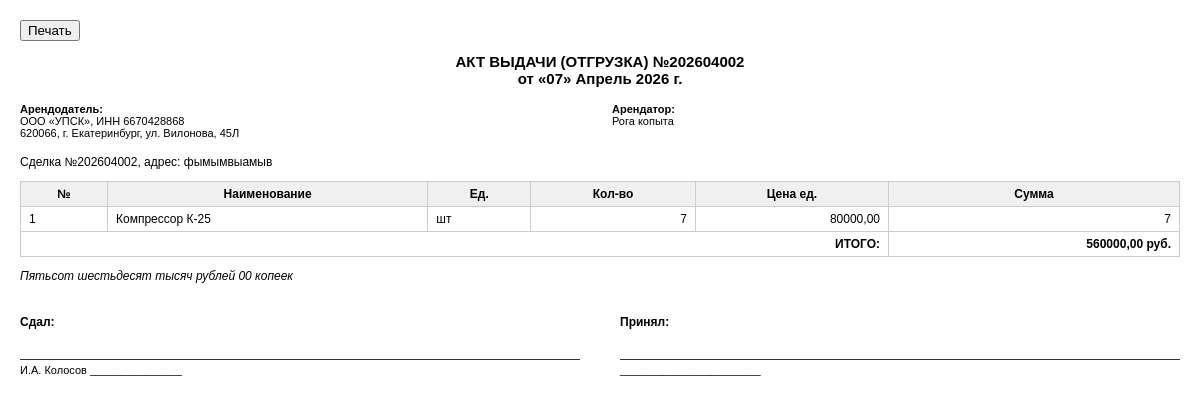
The app's page /billing/shipping/1/print/ with its own data.
### billing/models.py (models this page shows, shortened)
class ShippingDocument(models.Model):
    DOC_TYPE_CHOICES = [
        ('issue', 'Акт выдачи (отгрузка)'),
        ('return', 'Акт возврата'),
        ('partial_return', 'Акт частичного возврата'),
    ]
    deal = models.ForeignKey('deals.Deal', on_delete=models.CASCADE,
                             related_name='shipping_docs', verbose_name='Сделка')
    number = models.CharField('Номер', max_length=50)
    date = models.DateField('Дата')
    doc_type = models.CharField('Тип документа', max_length=20, choices=DOC_TYPE_CHOICES)
    notes = models.TextField('Примечания', blank=True)
    created_at = models.DateTimeField('Создан', auto_now_add=True)
    class Meta:
        verbose_name = 'Документ отгрузки'
        verbose_name_plural = 'Документы отгрузки'
        ordering = ['-date']

class ShippingDocumentItem(models.Model):
    document = models.ForeignKey(ShippingDocument, on_delete=models.CASCADE,
                                 related_name='items', verbose_name='Документ')
    equipment_type = models.ForeignKey('equipment.EquipmentType', on_delete=models.PROTECT,
                                       verbose_name='Тип оборудования')
    quantity = models.IntegerField('Количество')
    unit_price = models.DecimalField('Цена за ед.', max_digits=10, decimal_places=2, default=0)
    class Meta:
        verbose_name = 'Позиция документа'
        verbose_name_plural = 'Позиции документа'

### documents/models.py (models this page shows, shortened)
class OurLegalEntity(models.Model):
    ENTITY_TYPE_CHOICES = [
        ('individual', 'Физическое лицо / ИП'),
        ('company', 'Юридическое лицо'),
    ]
    entity_type = models.CharField('Тип', max_length=20, choices=ENTITY_TYPE_CHOICES, default='company')
    name = models.CharField('Краткое наименование / ФИО', max_length=255)
    is_default = models.BooleanField('Использовать по умолчанию', default=False)
    phone = models.CharField('Телефон', max_length=50, blank=True)
    email = models.EmailField('Email', blank=True)
    address = models.TextField('Почтовый адрес', blank=True)
    city = models.CharField('Город', max_length=100, default='Екатеринбург', blank=True)
    notes = models.TextField('Примечания', blank=True)
    passport_series = models.CharField('Серия паспорта', max_length=10, blank=True)
    passport_number = models.CharField('Номер паспорта', max_length=20, blank=True)
    passport_issued_by = models.CharField('Кем выдан', max_length=255, blank=True)
    passport_issued_date = models.DateField('Дата выдачи паспорта', null=True, blank=True)
    birth_date = models.DateField('Дата рождения', null=True, blank=True)
    registration_address = models.TextField('Адрес регистрации', blank=True)
    company_full_name = models.CharField('Полное наименование', max_length=500, blank=True)
    inn = models.CharField('ИНН', max_length=20, blank=True)
    kpp = models.CharField('КПП', max_length=20, blank=True)
    ogrn = models.CharField('ОГРН / ОГРНИП', max_length=20, blank=True)
    director = models.CharField('Подписант (ФИО полностью)', max_length=255, blank=True)
    director_short = models.CharField('Подписант (И.О. Фамилия)', max_length=100, blank=True)
    director_title = models.CharField('Должность подписанта', max_length=100, default='Директор', blank=True)
    legal_address = models.TextField('Юридический адрес', blank=True)
    bank_name = models.CharField('Банк', max_length=255, blank=True)
    bank_account = models.CharField('Расчётный счёт', max_length=30, blank=True)
    bank_bik = models.CharField('БИК', max_length=20, blank=True)
    bank_corr_account = models.CharField('Корр. счёт', max_length=30, blank=True)
    created_at = models.DateTimeField('Создано', auto_now_add=True)
    updated_at = models.DateTimeField('Обновлено', auto_now=True)
    class Meta:
        verbose_name = 'Наше юр. лицо / ИП'
        verbose_name_plural = 'Наши юр. лица и ИП'
        ordering = ['-is_default', 'name']

### deals/models.py (models this page shows, shortened)
class Deal(models.Model):
    number = models.CharField('Номер сделки', max_length=50, unique=True)
    client = models.ForeignKey('clients.Client', on_delete=models.PROTECT,
                               related_name='deals', verbose_name='Клиент')
    our_entity = models.ForeignKey(
        'documents.OurLegalEntity',
        on_delete=models.PROTECT,
        related_name='deals',
        verbose_name='Наша организация',
        null=True,
        blank=True,
    )
    status = models.CharField('Статус', max_length=30, choices=DEAL_STATUS_CHOICES, default='new')
    created_at = models.DateTimeField('Создана', auto_now_add=True)
    updated_at = models.DateTimeField('Обновлена', auto_now=True)
    start_date = models.DateField('Дата начала аренды', null=True, blank=True)
    end_date = models.DateField('Дата окончания аренды', null=True, blank=True)
    actual_return_date = models.DateField('Фактический возврат', null=True, blank=True)
    city = models.CharField('Город', max_length=50, choices=CITY_CHOICES, default='Екатеринбург')
    delivery_address = models.TextField('Адрес доставки', blank=True)
    delivery_cost = models.DecimalField('Стоимость доставки (1 рейс)', max_digits=10, decimal_places=2, default=0)
    vat_mode = models.CharField('НДС', max_length=20, choices=VAT_CHOICES, default='no_vat')
    deposit_pct = models.DecimalField('Залог %', max_digits=5, decimal_places=2, default=10)
    total_area = models.DecimalField('Площадь (м²)', max_digits=10, decimal_places=2, default=0)
    rental_days = models.IntegerField('Срок аренды (дней)', default=30)
    daily_cost = models.DecimalField('Суточная стоимость', max_digits=10, decimal_places=2, default=0)
    total_rental = models.DecimalField('Итого аренда', max_digits=12, decimal_places=2, default=0)
    market_value = models.DecimalField('Рыночная стоимость оборудования', max_digits=12, decimal_places=2, default=0)
    deposit_amount = models.DecimalField('Сумма залога', max_digits=12, decimal_places=2, default=0)
    grand_total = models.DecimalField('Итого к оплате', max_digits=12, decimal_places=2, default=0)
    notes = models.TextField('Примечания', blank=True)
    contract_number = models.CharField('Номер договора', max_length=100, blank=True)
    contract_date = models.DateField('Дата договора', null=True, blank=True)
    class Meta:
        verbose_name = 'Сделка'
        verbose_name_plural = 'Сделки'
        ordering = ['-created_at']

### clients/models.py (models this page shows, shortened)
class Client(models.Model):
    CLIENT_TYPE_CHOICES = [
        ('individual', 'Физическое лицо'),
        ('company', 'Юридическое лицо'),
    ]
    client_type = models.CharField('Тип клиента', max_length=20, choices=CLIENT_TYPE_CHOICES, default='individual')
    name = models.CharField('Имя / Наименование', max_length=255)
    phone = models.CharField('Телефон', max_length=50, blank=True)
    email = models.EmailField('Email', blank=True)
    address = models.TextField('Адрес', blank=True)
    city = models.CharField('Город', max_length=100, default='Екатеринбург')
    notes = models.TextField('Примечания', blank=True)
    created_at = models.DateTimeField('Создан', auto_now_add=True)
    updated_at = models.DateTimeField('Обновлён', auto_now=True)
    passport_series = models.CharField('Серия паспорта', max_length=10, blank=True)
    passport_number = models.CharField('Номер паспорта', max_length=20, blank=True)
    passport_issued_by = models.CharField('Кем выдан', max_length=255, blank=True)
    passport_issued_date = models.DateField('Дата выдачи', null=True, blank=True)
    birth_date = models.DateField('Дата рождения', null=True, blank=True)
    registration_address = models.TextField('Адрес регистрации', blank=True)
    company_full_name = models.CharField('Полное наименование', max_length=500, blank=True)
    inn = models.CharField('ИНН', max_length=20, blank=True)
    kpp = models.CharField('КПП', max_length=20, blank=True)
    ogrn = models.CharField('ОГРН', max_length=20, blank=True)
    director = models.CharField('Руководитель (ФИО)', max_length=255, blank=True)
    director_short = models.CharField('Руководитель (И.О. Фамилия)', max_length=100, blank=True)
    director_title = models.CharField('Должность руководителя', max_length=100, default='Директор', blank=True)
    legal_address = models.TextField('Юридический адрес', blank=True)
    bank_name = models.CharField('Банк', max_length=255, blank=True)
    bank_account = models.CharField('Расчётный счёт', max_length=30, blank=True)
    bank_bik = models.CharField('БИК', max_length=20, blank=True)
    bank_corr_account = models.CharField('Корр. счёт', max_length=30, blank=True)
    class Meta:
        verbose_name = 'Клиент'
        verbose_name_plural = 'Клиенты'
        ordering = ['-created_at']

### equipment/models.py (models this page shows, shortened)
class EquipmentType(models.Model):
    code = models.CharField('Код', max_length=50, unique=True)
    name = models.CharField('Наименование', max_length=200)
    category = models.ForeignKey(
        'pricing.EquipmentCategory', on_delete=models.SET_NULL,
        null=True, blank=True, related_name='equipment_types',
        verbose_name='Категория',
    )
    unit = models.CharField('Ед. изм.', max_length=20, default='шт')
    base_price = models.DecimalField(
        'Рыночная стоимость ед.', max_digits=10, decimal_places=2, default=0,
    )
    price_coefficient = models.DecimalField(
        'Коэффициент цены', max_digits=5, decimal_places=2, default=1.0,
    )
    daily_rental_rate = models.DecimalField(
        'Суточная ставка аренды (руб.)', max_digits=10, decimal_places=2, default=0,
    )
    weight_per_unit = models.DecimalField('Вес ед. (кг)', max_digits=8, decimal_places=3, default=0)
    volume_per_unit = models.DecimalField('Объём ед. (м3)', max_digits=8, decimal_places=4, default=0)
    is_active = models.BooleanField('Активно', default=True)
    class Meta:
        verbose_name = 'Тип оборудования'
        verbose_name_plural = 'Типы оборудования'
        ordering = ['name']

### billing/views.py (the view)
# urls.py: path('shipping/<int:pk>/print/', views.shipping_doc_print, name='shipping_doc_print'),
def shipping_doc_print(request, pk):
    doc = get_object_or_404(ShippingDocument, pk=pk)
    company = _company_from_deal(doc.deal)
    total_value = sum(i.quantity * float(i.unit_price) for i in doc.items.all())
    context = {
        'doc': doc, 'company': company,
        'total_value': total_value,
        'amount_words': num_to_words_ru(total_value),
    }
    custom_html, template_obj, render_error = _render_custom_document_template('act', context)
    debug_mode = request.GET.get('debug_template') == '1'
    if custom_html:
        response = HttpResponse(custom_html)
        response['X-Document-Template-Source'] = f'custom:{template_obj.slug}'
        return response
    if debug_mode and render_error:
        messages.warning(request, f'Ошибка рендера шаблона акта "{template_obj.name}": {render_error}')
    response = render(request, 'billing/shipping_doc_print.html', context)
    response['X-Document-Template-Source'] = 'builtin:billing/shipping_doc_print.html'
    return response

### billing/views.py (called while the page is built)
def _render_custom_document_template(document_type, context_dict):
    template_obj = ContractTemplate.objects.filter(
        document_type=document_type,
        is_active=True,
    ).order_by('-updated_at').first()
    if not template_obj:
        return None, None, None
    try:
        rendered_html = Template(template_obj.body).render(Context(context_dict))
        return rendered_html, template_obj, None
    except Exception as exc:
        return None, template_obj, str(exc)

def _company_from_deal(deal):
    entity = getattr(deal, 'our_entity', None) or OurLegalEntity.objects.filter(is_default=True).first()
    return {
        'name': entity.name if entity else '',
        'full_name': entity.company_full_name if entity and entity.company_full_name else (entity.name if entity else ''),
        'inn': entity.inn if entity else '',
        'kpp': entity.kpp if entity else '',
        'ogrn': entity.ogrn if entity else '',
        'address': (entity.legal_address or entity.address) if entity else '',
        'director': entity.director if entity else '',
        'director_short': entity.director_short if entity else '',
        'bank': entity.bank_name if entity else '',
        'account': entity.bank_account if entity else '',
        'bik': entity.bank_bik if entity else '',
        'corr_account': entity.bank_corr_account if entity else '',
    }

### templates/billing/shipping_doc_print.html (shortened to what this page needs)
<!DOCTYPE html>
<html lang="ru">
<head>
</head>
<body>
<button onclick="window.print()">Печать</button>
<h2>{{ doc.get_doc_type_display|upper }} №{{ doc.number }}<br>от {{ doc.date|date:"«d» F Y г." }}</h2>
<div class="parties">
  <div class="party"><strong>Арендодатель:</strong><br>{{ company.name }}, ИНН {{ company.inn }}<br>{{ company.address }}</div>
  <div class="party"><strong>Арендатор:</strong><br>{{ doc.deal.client.name }}<br>{{ doc.deal.client.address }}</div>
</div>
<p>Сделка №{{ doc.deal.number }}, адрес: {{ doc.deal.delivery_address|default:doc.deal.client.city }}</p>
<table>
  <thead>
    <tr><th>№</th><th>Наименование</th><th>Ед.</th><th>Кол-во</th><th>Цена ед.</th><th>Сумма</th></tr>
  </thead>
  <tbody>
    {% for item in doc.items.all %}
    <tr>
      <td>{{ forloop.counter }}</td>
      <td>{{ item.equipment_type.name }}</td>
      <td>{{ item.equipment_type.unit }}</td>
      <td class="text-right">{{ item.quantity }}</td>
      <td class="text-right">{{ item.unit_price|floatformat:2 }}</td>
      <td class="text-right">{{ item.quantity|floatformat:0|add:"0" }}</td>
    </tr>
    {% endfor %}
  </tbody>
  <tfoot>
    <tr class="total-row">
      <td colspan="5" class="text-right">ИТОГО:</td>
      <td class="text-right">{{ total_value|floatformat:2 }} руб.</td>
    </tr>
  </tfoot>
</table>
<div class="sum-words">{{ amount_words }}</div>
<div class="signatures">
  <div><strong>Сдал:</strong><div class="sig-line">{{ company.director_short }} _______________</div></div>
  <div><strong>Принял:</strong><div class="sig-line">_______________________</div></div>
</div>
</body>
</html>

### templates/billing/shipping_doc_print.html (style rules this page uses)
body { font-family: Arial, sans-serif; font-size: 12px; margin: 20px; }
h2 { text-align: center; font-size: 15px; margin-bottom: 16px; }
.parties { display: grid; grid-template-columns: 1fr 1fr; gap: 24px; margin-bottom: 16px; }
.party { font-size: 11px; }
table { width: 100%; border-collapse: collapse; margin-bottom: 12px; }
th, td { border: 1px solid #ccc; padding: 5px 8px; }
th { background: #f0f0f0; }
.text-right { text-align: right; }
.total-row { font-weight: bold; }
.sum-words { font-style: italic; margin: 8px 0; }
.signatures { display: grid; grid-template-columns: 1fr 1fr; gap: 40px; margin-top: 32px; }
.sig-line { border-top: 1px solid #333; margin-top: 30px; padding-top: 4px; font-size: 11px; }

### records on screen
ShippingDocument: doc_type "АКТ ВЫДАЧИ (ОТГРУЗКА)", number "202604002", date "«07» Апрель 2026 г.", deal.client.name "Рога копыта", deal.number "202604002", deal.delivery_address "фымымвыамыв"
OurLegalEntity: name "ООО «УПСК»", inn "6670428868", address "620066, г. Екатеринбург, ул. Вилонова, 45Л", director_short "И.А. Колосов"
ShippingDocumentItem: equipment_type.name "Компрессор К-25", equipment_type.unit "шт", quantity "7", unit_price "80000,00", quantity|add "7"

### other values on screen
{{ total_value|floatformat:2 }} "560000,00"
{{ amount_words }} "Пятьсот шестьдесят тысяч рублей 00 копеек"
